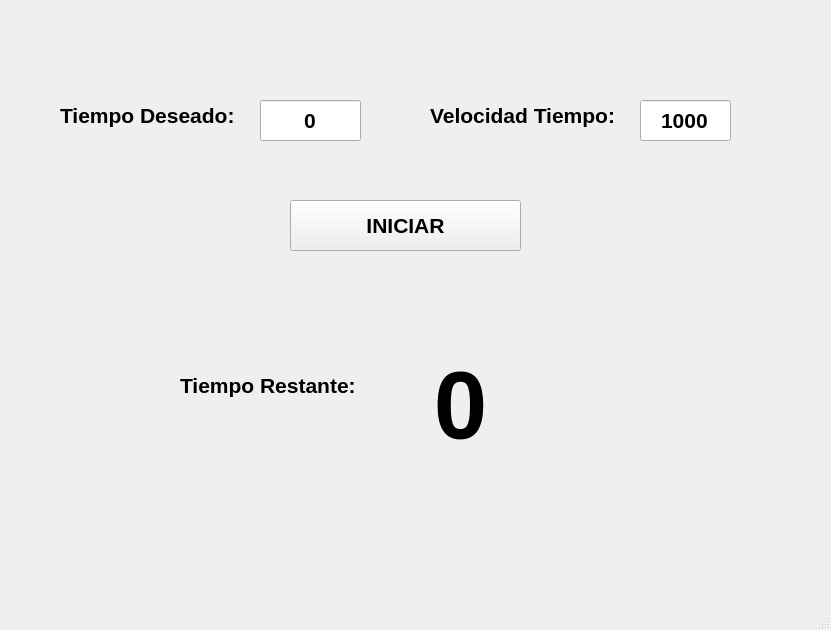
<?xml version="1.0" encoding="UTF-8"?>
<ui version="4.0">
 <class>MainWindow</class>
 <widget class="QMainWindow" name="MainWindow">
  <property name="geometry">
   <rect>
    <x>0</x>
    <y>0</y>
    <width>831</width>
    <height>630</height>
   </rect>
  </property>
  <property name="windowTitle">
   <string>MainWindow</string>
  </property>
  <widget class="QWidget" name="centralwidget">
   <widget class="QLabel" name="label">
    <property name="geometry">
     <rect>
      <x>30</x>
      <y>0</y>
      <width>751</width>
      <height>81</height>
     </rect>
    </property>
    <property name="text">
     <string/>
    </property>
    <property name="pixmap">
     <pixmap resource="recursos_proyecto.qrc">:/uat/fians</pixmap>
    </property>
    <property name="scaledContents">
     <bool>true</bool>
    </property>
   </widget>
   <widget class="QLabel" name="label_3">
    <property name="geometry">
     <rect>
      <x>660</x>
      <y>400</y>
      <width>131</width>
      <height>141</height>
     </rect>
    </property>
    <property name="text">
     <string/>
    </property>
    <property name="pixmap">
     <pixmap resource="recursos_proyecto.qrc">:/logo/equipo</pixmap>
    </property>
    <property name="scaledContents">
     <bool>true</bool>
    </property>
   </widget>
   <widget class="QPushButton" name="btn_accion">
    <property name="geometry">
     <rect>
      <x>290</x>
      <y>200</y>
      <width>231</width>
      <height>51</height>
     </rect>
    </property>
    <property name="font">
     <font>
      <pointsize>16</pointsize>
      <weight>75</weight>
      <bold>true</bold>
     </font>
    </property>
    <property name="text">
     <string>INICIAR</string>
    </property>
   </widget>
   <widget class="QLabel" name="label_2">
    <property name="geometry">
     <rect>
      <x>60</x>
      <y>100</y>
      <width>181</width>
      <height>31</height>
     </rect>
    </property>
    <property name="font">
     <font>
      <pointsize>16</pointsize>
      <weight>75</weight>
      <bold>true</bold>
     </font>
    </property>
    <property name="text">
     <string>Tiempo Deseado:</string>
    </property>
   </widget>
   <widget class="QLineEdit" name="txt_tiempo">
    <property name="geometry">
     <rect>
      <x>260</x>
      <y>100</y>
      <width>101</width>
      <height>41</height>
     </rect>
    </property>
    <property name="font">
     <font>
      <pointsize>16</pointsize>
      <weight>75</weight>
      <bold>true</bold>
     </font>
    </property>
    <property name="text">
     <string>0</string>
    </property>
    <property name="alignment">
     <set>Qt::AlignCenter</set>
    </property>
   </widget>
   <widget class="QLabel" name="label_4">
    <property name="geometry">
     <rect>
      <x>180</x>
      <y>370</y>
      <width>201</width>
      <height>31</height>
     </rect>
    </property>
    <property name="font">
     <font>
      <pointsize>16</pointsize>
      <weight>75</weight>
      <bold>true</bold>
     </font>
    </property>
    <property name="text">
     <string>Tiempo Restante:</string>
    </property>
   </widget>
   <widget class="QLabel" name="txt_opcion_usuario">
    <property name="geometry">
     <rect>
      <x>390</x>
      <y>360</y>
      <width>141</width>
      <height>91</height>
     </rect>
    </property>
    <property name="font">
     <font>
      <pointsize>72</pointsize>
      <weight>75</weight>
      <bold>true</bold>
     </font>
    </property>
    <property name="text">
     <string>0</string>
    </property>
    <property name="alignment">
     <set>Qt::AlignCenter</set>
    </property>
   </widget>
   <widget class="QLineEdit" name="txt_tiempo_2">
    <property name="geometry">
     <rect>
      <x>640</x>
      <y>100</y>
      <width>91</width>
      <height>41</height>
     </rect>
    </property>
    <property name="font">
     <font>
      <pointsize>16</pointsize>
      <weight>75</weight>
      <bold>true</bold>
     </font>
    </property>
    <property name="text">
     <string>1000</string>
    </property>
    <property name="alignment">
     <set>Qt::AlignCenter</set>
    </property>
   </widget>
   <widget class="QLabel" name="label_5">
    <property name="geometry">
     <rect>
      <x>430</x>
      <y>100</y>
      <width>201</width>
      <height>31</height>
     </rect>
    </property>
    <property name="font">
     <font>
      <pointsize>16</pointsize>
      <weight>75</weight>
      <bold>true</bold>
     </font>
    </property>
    <property name="text">
     <string>Velocidad Tiempo:</string>
    </property>
   </widget>
  </widget>
  <widget class="QMenuBar" name="menubar">
   <property name="geometry">
    <rect>
     <x>0</x>
     <y>0</y>
     <width>831</width>
     <height>22</height>
    </rect>
   </property>
  </widget>
  <widget class="QStatusBar" name="statusbar"/>
 </widget>
 <resources>
  <include location="recursos_proyecto.qrc"/>
 </resources>
 <connections/>
</ui>
